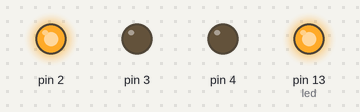
This sketch was run on a simulated Arduino Uno, built with avr-gcc and run on an emulated ATmega328P. On the bench: output pins drawn as LEDs (lit = HIGH).

Above: at 30.2 s.
At 32.0 s:
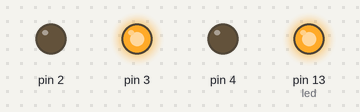
At 33.9 s:
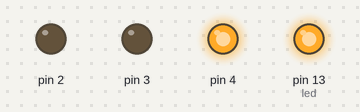
At 34.8 s:
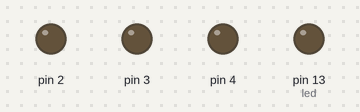
Timing chart, 0 to 37.1 s (numbered marks = the images above):
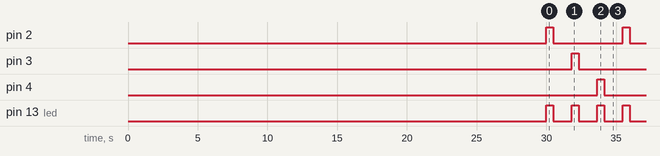

The sketch:

staggered_reformat.ino
```cpp
/*
  staggered.ino
  Dylan Auty, 22/8/15
  -----------
  Generates pulses of the correct length to advance 3
  Kodak Carousel S-AV2060 Projectors forwards by one slide
  automatically every slideTime seconds. Projectors are evenly staggered
 */

int led = 13;
int cPulseLength = 500;		//Datasheet specifies 0.2-0.75s for forward change at 50Hz mains
int slideTime = 4000;		// Display each slide for 4 seconds
int gapTime = slideTime/3;	// For even spacing of transition between projectors
// NB: slide transition time is ~1s

void setup() {
	pinMode(led, OUTPUT);
	pinMode(2, OUTPUT);
	pinMode(3, OUTPUT);
	pinMode(4, OUTPUT);
  delay(30000); //Provide 10 seconds to allow projectors to be turned on
}

void loop() {
	for (int i = 2; i < 5; i++){ // Output pins are 2, 3, and 4
		digitalWrite(led, HIGH);
		digitalWrite(i, HIGH);
		delay(cPulseLength);
		digitalWrite(led, LOW);
		digitalWrite(i, LOW);
		delay(gapTime);
	}
}
```

Measured:
- by itself, pin 2–4: alternates HIGH for 0.50 s and LOW for 5.0 s
- by itself, pin 13 (led): alternates HIGH for 0.50 s and LOW for 1.3 s
- by itself, everything shown: repeats every 5.5 s, in 6 steps
